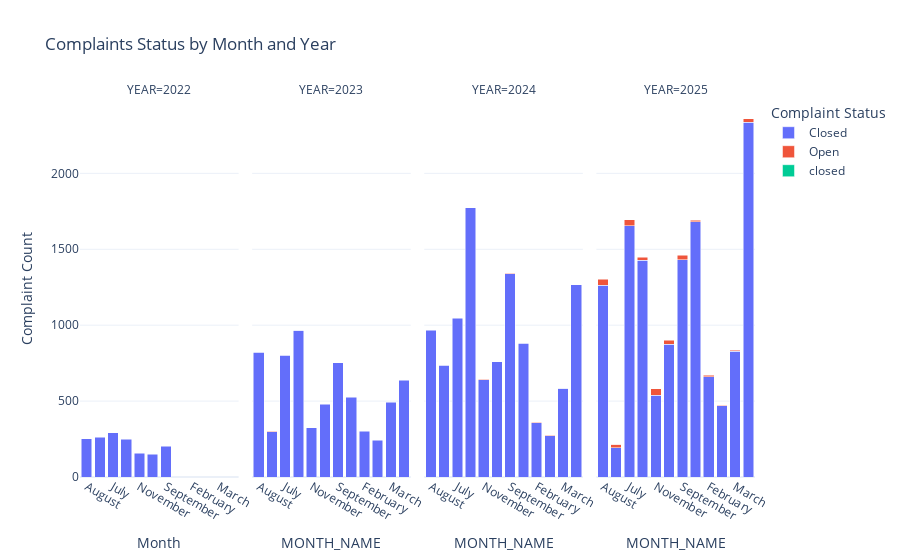

This figure's notebook cell:
### Code cell
import pandas as pd
import plotly.express as px

# --- Step 1: Load and preprocess data ---
df = pd.read_excel(dataset_path)
df['DATE'] = pd.to_datetime(df['DATE'])
df['YEAR'] = df['DATE'].dt.year
df['MONTH'] = df['DATE'].dt.month
df['MONTH_NAME'] = df['DATE'].dt.strftime('%B')  # optional for readability

# --- Step 2: Group by YEAR, MONTH, CLOSED/OPEN ---
summary = (
    df.groupby(['YEAR', 'MONTH_NAME', 'CLOSED/OPEN'])
      .size()
      .reset_index(name='COUNT')
)

# --- Step 3: Interactive stacked bar chart ---
fig = px.bar(
    summary,
    x="MONTH_NAME",
    y="COUNT",
    color="CLOSED/OPEN",
    barmode="stack",
    facet_col="YEAR",  # separate panels per year
    title="Complaints Status by Month and Year",
    labels={"COUNT": "Number of Complaints"}
)

fig.update_layout(
    legend_title_text="Complaint Status",
    xaxis_title="Month",
    yaxis_title="Complaint Count",
    template="plotly_white"
)

fig.show()

### Figure 1 — Plotly figure (JSON) as saved in the notebook; plotly's stock layout.template omitted (floating-point values rounded to 4 significant figures)
{"data": [{"alignmentgroup": "True", "hovertemplate": "CLOSED/OPEN=Closed<br>YEAR=2022<br>MONTH_NAME=%{x}<br>Number of Complaints=%{y}<extra></extra>", "legendgroup": "Closed", "marker": {"color": "#636efa", "pattern": {"shape": ""}}, "name": "Closed", "offsetgroup": "Closed", "orientation": "v", "showlegend": true, "textposition": "auto", "type": "bar", "x": ["August", "December", "July", "June", "November", "October", "September"], "xaxis": "x", "y": [252, 263, 292, 249, 156, 151, 202], "yaxis": "y"}, {"alignmentgroup": "True", "hovertemplate": "CLOSED/OPEN=Closed<br>YEAR=2023<br>MONTH_NAME=%{x}<br>Number of Complaints=%{y}<extra></extra>", "legendgroup": "Closed", "marker": {"color": "#636efa", "pattern": {"shape": ""}}, "name": "Closed", "offsetgroup": "Closed", "orientation": "v", "showlegend": false, "textposition": "auto", "type": "bar", "x": ["April", "August", "December", "February", "January", "July", "June", "March", "May", "November", "October", "September"], "xaxis": "x2", "y": [525, 822, 299, 302, 243, 803, 965, 493, 636, 326, 480, 751], "yaxis": "y2"}, {"alignmentgroup": "True", "hovertemplate": "CLOSED/OPEN=Closed<br>YEAR=2024<br>MONTH_NAME=%{x}<br>Number of Complaints=%{y}<extra></extra>", "legendgroup": "Closed", "marker": {"color": "#636efa", "pattern": {"shape": ""}}, "name": "Closed", "offsetgroup": "Closed", "orientation": "v", "showlegend": false, "textposition": "auto", "type": "bar", "x": ["April", "August", "December", "February", "January", "July", "June", "March", "May", "November", "October", "September"], "xaxis": "x3", "y": [880, 966, 736, 359, 273, 1047, 1772, 585, 1267, 639, 758, 1339], "yaxis": "y3"}, {"alignmentgroup": "True", "hovertemplate": "CLOSED/OPEN=Closed<br>YEAR=2025<br>MONTH_NAME=%{x}<br>Number of Complaints=%{y}<extra></extra>", "legendgroup": "Closed", "marker": {"color": "#636efa", "pattern": {"shape": ""}}, "name": "Closed", "offsetgroup": "Closed", "orientation": "v", "showlegend": false, "textposition": "auto", "type": "bar", "x": ["April", "August", "December", "February", "January", "July", "June", "March", "May", "November", "October", "September"], "xaxis": "x4", "y": [1680, 1264, 194, 661, 468, 1655, 1429, 828, 2336, 540, 873, 1430], "yaxis": "y4"}, {"alignmentgroup": "True", "hovertemplate": "CLOSED/OPEN=Open<br>YEAR=2023<br>MONTH_NAME=%{x}<br>Number of Complaints=%{y}<extra></extra>", "legendgroup": "Open", "marker": {"color": "#EF553B", "pattern": {"shape": ""}}, "name": "Open", "offsetgroup": "Open", "orientation": "v", "showlegend": true, "textposition": "auto", "type": "bar", "x": ["August", "December", "July", "June", "September"], "xaxis": "x2", "y": [2, 1, 1, 1, 1], "yaxis": "y2"}, {"alignmentgroup": "True", "hovertemplate": "CLOSED/OPEN=Open<br>YEAR=2024<br>MONTH_NAME=%{x}<br>Number of Complaints=%{y}<extra></extra>", "legendgroup": "Open", "marker": {"color": "#EF553B", "pattern": {"shape": ""}}, "name": "Open", "offsetgroup": "Open", "orientation": "v", "showlegend": false, "textposition": "auto", "type": "bar", "x": ["April", "December", "February", "January", "June", "March", "November", "October", "September"], "xaxis": "x3", "y": [3, 3, 1, 1, 3, 1, 5, 2, 2], "yaxis": "y3"}, {"alignmentgroup": "True", "hovertemplate": "CLOSED/OPEN=Open<br>YEAR=2025<br>MONTH_NAME=%{x}<br>Number of Complaints=%{y}<extra></extra>", "legendgroup": "Open", "marker": {"color": "#EF553B", "pattern": {"shape": ""}}, "name": "Open", "offsetgroup": "Open", "orientation": "v", "showlegend": false, "textposition": "auto", "type": "bar", "x": ["April", "August", "December", "February", "January", "July", "June", "March", "May", "November", "October", "September"], "xaxis": "x4", "y": [10, 39, 22, 9, 5, 41, 17, 7, 23, 42, 29, 30], "yaxis": "y4"}, {"alignmentgroup": "True", "hovertemplate": "CLOSED/OPEN=closed<br>YEAR=2025<br>MONTH_NAME=%{x}<br>Number of Complaints=%{y}<extra></extra>", "legendgroup": "closed", "marker": {"color": "#00cc96", "pattern": {"shape": ""}}, "name": "closed", "offsetgroup": "closed", "orientation": "v", "showlegend": true, "textposition": "auto", "type": "bar", "x": ["December"], "xaxis": "x4", "y": [1], "yaxis": "y4"}], "layout": {"annotations": [{"font": {}, "showarrow": false, "text": "YEAR=2022", "x": 0.1175, "xanchor": "center", "xref": "paper", "y": 1, "yanchor": "bottom", "yref": "paper"}, {"font": {}, "showarrow": false, "text": "YEAR=2023", "x": 0.3725, "xanchor": "center", "xref": "paper", "y": 1, "yanchor": "bottom", "yref": "paper"}, {"font": {}, "showarrow": false, "text": "YEAR=2024", "x": 0.6275, "xanchor": "center", "xref": "paper", "y": 1, "yanchor": "bottom", "yref": "paper"}, {"font": {}, "showarrow": false, "text": "YEAR=2025", "x": 0.8825, "xanchor": "center", "xref": "paper", "y": 1, "yanchor": "bottom", "yref": "paper"}], "barmode": "stack", "legend": {"title": {"text": "Complaint Status"}, "tracegroupgap": 0}, "title": {"text": "Complaints Status by Month and Year"}, "xaxis": {"anchor": "y", "domain": [0, 0.235], "title": {"text": "Month"}}, "xaxis2": {"anchor": "y2", "domain": [0.255, 0.49], "matches": "x", "title": {"text": "MONTH_NAME"}}, "xaxis3": {"anchor": "y3", "domain": [0.51, 0.745], "matches": "x", "title": {"text": "MONTH_NAME"}}, "xaxis4": {"anchor": "y4", "domain": [0.765, 1.0], "matches": "x", "title": {"text": "MONTH_NAME"}}, "yaxis": {"anchor": "x", "domain": [0, 1], "title": {"text": "Complaint Count"}}, "yaxis2": {"anchor": "x2", "domain": [0, 1], "matches": "y", "showticklabels": false}, "yaxis3": {"anchor": "x3", "domain": [0, 1], "matches": "y", "showticklabels": false}, "yaxis4": {"anchor": "x4", "domain": [0, 1], "matches": "y", "showticklabels": false}}}
